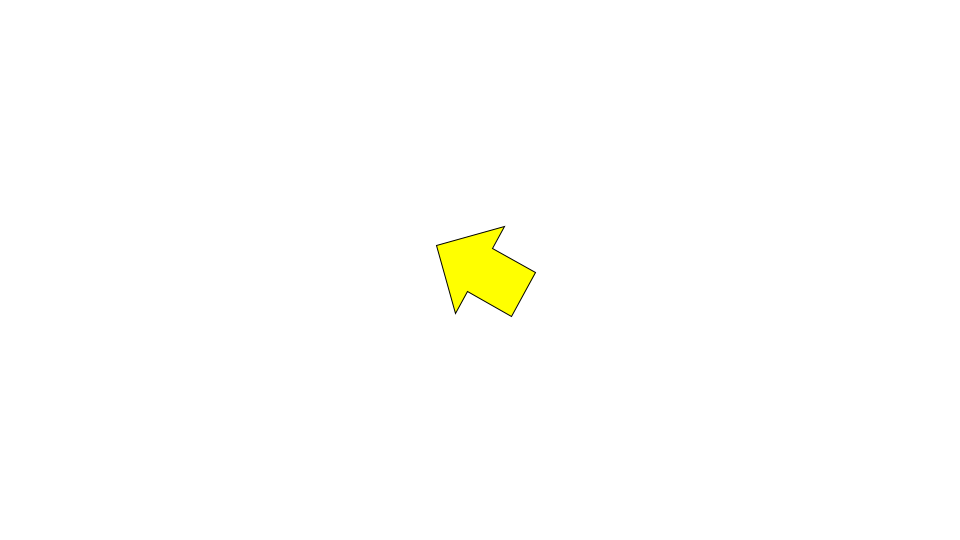
Frame 1 (no input)
Frame 60 (the mouse pressed at the canvas centre just before this capture): identical to frame 1, image omitted
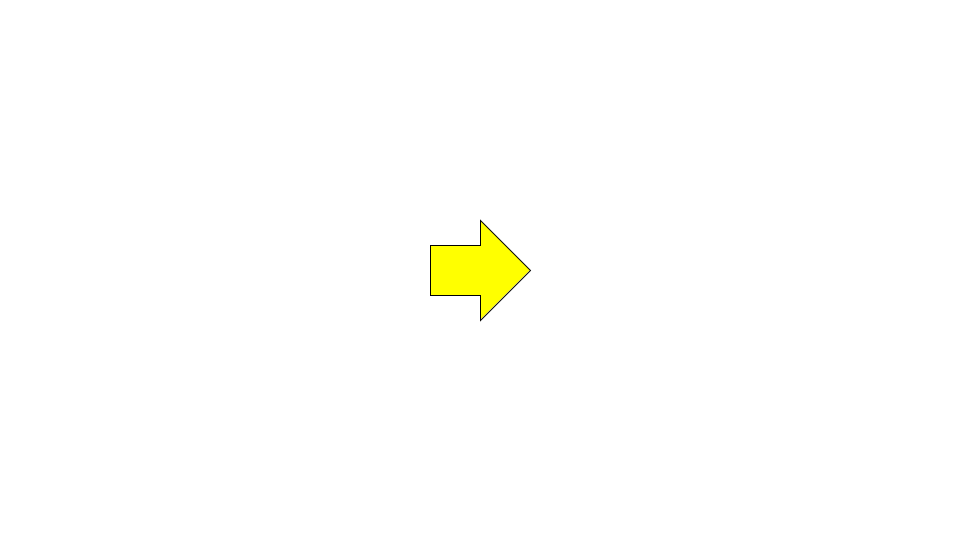
Frame 120 (the mouse held since frame 60 and released just before this capture)

The Processing sketch that drew these frames (run headless with seeded random() and noise(); from frame 60 on, the mouse is pressed at the canvas centre):

// Processing sketch: RotateToMouse
// ── RotateToMouse.pde
Arrow arrow;

void setup() {
  size(960, 540);
  frameRate(30);
  initialize();
}

void initialize() {
  smooth();
  arrow = new Arrow();
  arrow.x = width/2;
  arrow.y = height/2;
  arrow.setFillColor(color(255, 255, 0));
}

void draw() {
  background(255);
  
  float dx = mouseX - arrow.x;
  float dy = mouseY - arrow.y;
  float radians = atan2(dy, dx);
  arrow.rotation = radians * 180 / PI;
  arrow.update();
}

////////////////////////////////

class Arrow extends Sprite {
  Arrow() {
    super();
  }
  
  void draw() {
    beginShape();
    vertex(-50, -25);
    vertex(0, -25);
    vertex(0, -50);
    vertex(50, 0);
    vertex(0, 50);
    vertex(0, 25);
    vertex(-50, 25);
    vertex(-50, -25);
    endShape(CLOSE);  
  }
}

////////////////////////////////

class Sprite {
  float x, y;
  float scaleX, scaleY;
  float width, height;
  float rotation;
  boolean visible;
  color strokeColor;
  color fillColor;
  Boolean isStroke;
  Boolean isFill;
  
  Sprite() {
    x = 0.0;
    y = 0.0;
    scaleX = 1.0;
    scaleY = 1.0;
    rotation = 0.0;
    strokeColor = color(0);
    fillColor = color(0);
    isStroke = false;
    isFill = false;
    visible = true;
  }
  
  void update() {
    if(! visible) return;
    pushMatrix();
    translate(x, y);
    scale(scaleX, scaleY);
    rotate(rotation * PI / 180.0);
    if(isStroke) stroke(strokeColor);
    if(isFill) fill(fillColor);
    draw();
    popMatrix();
  }
  
  void setStrokeColor(color strokeColor) {
    this.strokeColor = strokeColor;
    isStroke = true;
  }
  
  void setFillColor(color fillColor) {
    this.fillColor = fillColor;
    isFill = true;
  }
  
  void draw() {}
}
